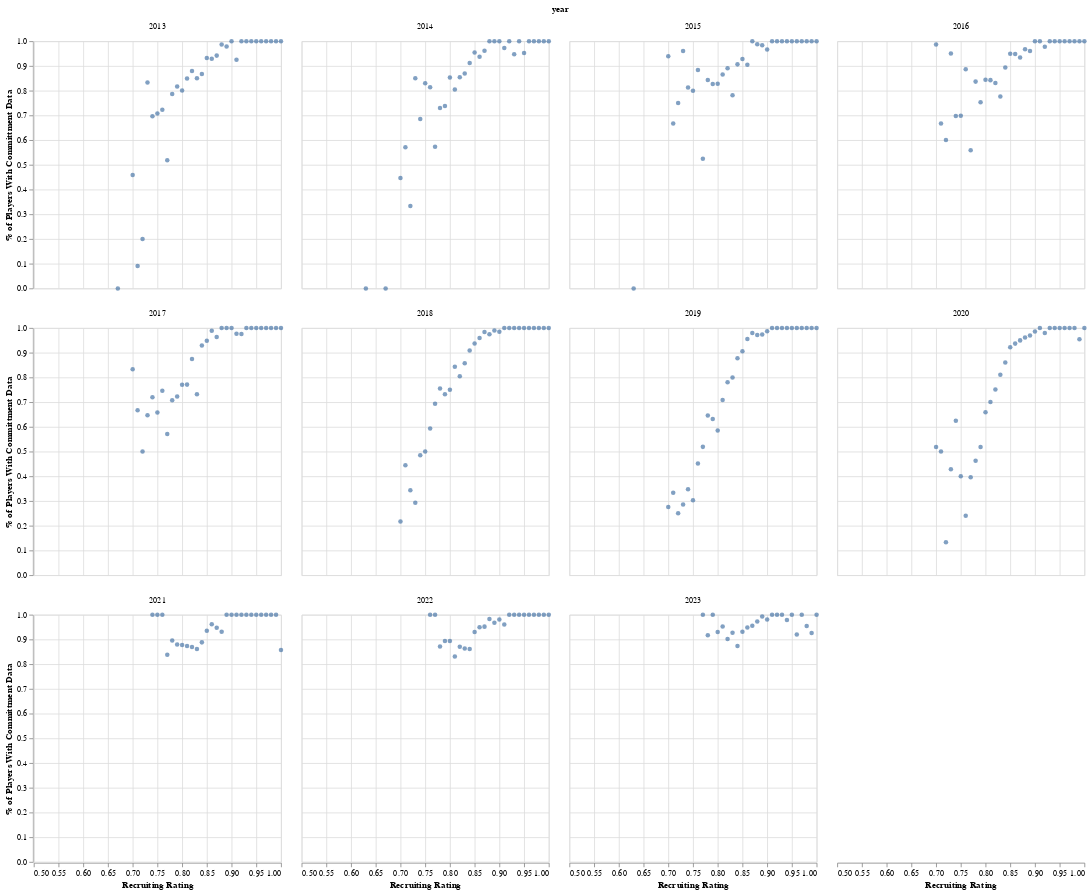

Source (notebook cell):
### Code cell
data['rating_rounded'] = data['rating'].round(2)
scatter = data.groupby(by = ['year', 'rating_rounded']).agg({'committed_hasdata_flag': 'mean'}).reset_index()

alt.Chart(scatter).mark_circle().encode(
    x = alt.X('rating_rounded', scale=alt.Scale(domain=[.5, 1.0]), title = 'Recruiting Rating'), 
    y = alt.Y('committed_hasdata_flag', title = '% of Players With Committment Data')).facet(
    facet = 'year', columns = 4)

### Figure 1 — Vega-Lite specification as saved in the notebook (floating-point values rounded to 4 significant figures; data arrays with more than 128 entries replaced by an {"elided": "..."} marker saying what was removed)
{"config": {"view": {"continuousWidth": 300, "continuousHeight": 300}}, "data": {"name": "data-a2e2c488f1d1650d5dbc854e33fc23e1"}, "facet": {"field": "year", "type": "quantitative"}, "spec": {"mark": {"type": "circle"}, "encoding": {"x": {"field": "rating_rounded", "scale": {"domain": [0.5, 1.0]}, "title": "Recruiting Rating", "type": "quantitative"}, "y": {"field": "committed_hasdata_flag", "title": "% of Players With Committment Data", "type": "quantitative"}}}, "columns": 4, "$schema": "https://vega.github.io/schema/vega-lite/v5.6.1.json", "datasets": {"data-a2e2c488f1d1650d5dbc854e33fc23e1": {"elided": "328 records"}}}
